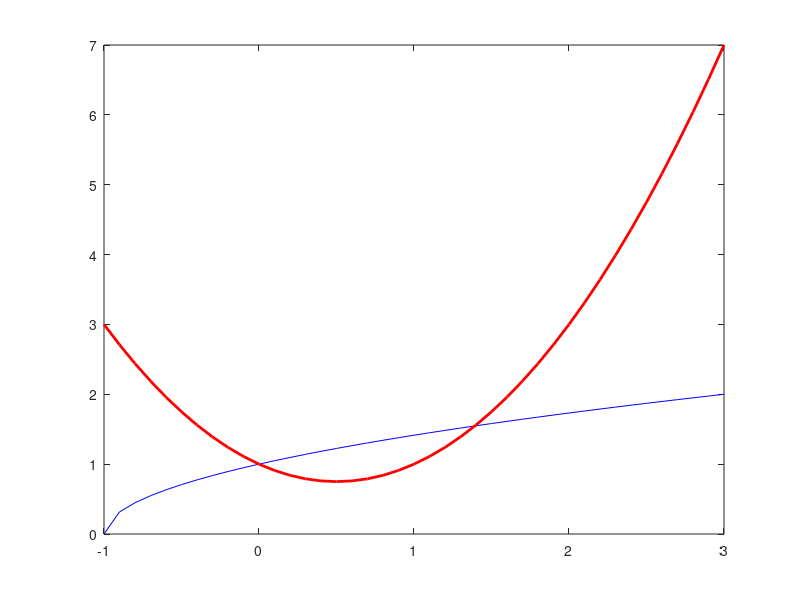

MATLAB code to generate this figure:
%CERCARE SOLUZIONE GRAFICA DI DUE FUNZIONI!
clear all
clc
x=[-1:0.1:3];
y1=sqrt(x+1);
y2=(x.^2)-1.*x+1;
plot(x,y1,'b',x,y2,'r','linewidth',2);